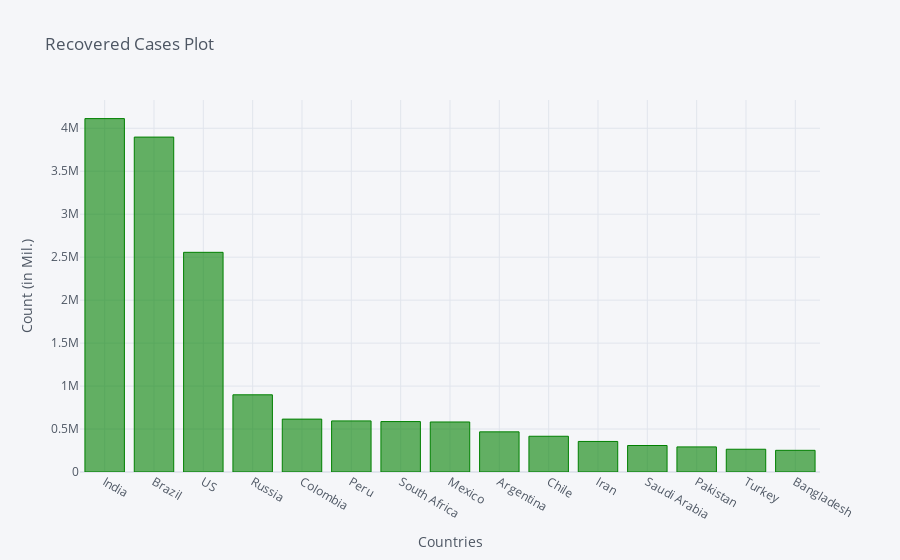

Notebook source saved alongside this figure:
### Code cell
recovered_df2_plot.iplot(kind='bar', x='Country/Region', y='9/18/20',color='green',
                         title='Recovered Cases Plot',xTitle='Countries',yTitle='Count (in Mil.)')

### Figure 1 — Plotly figure (JSON) as saved in the notebook; plotly's stock layout.template omitted (floating-point values rounded to 4 significant figures)
{"data": [{"marker": {"color": "rgba(0, 128, 0, 0.6)", "line": {"color": "rgba(0, 128, 0, 1.0)", "width": 1}}, "name": "9/18/20", "orientation": "v", "text": "", "type": "bar", "x": ["India", "Brazil", "US", "Russia", "Colombia", "Peru", "South Africa", "Mexico", "Argentina", "Chile", "Iran", "Saudi Arabia", "Pakistan", "Turkey", "Bangladesh"], "y": [4112551, 3897539, 2556465, 898420, 615457, 594513, 586844, 582109, 467286, 415981, 355505, 308352, 292044, 264805, 252335]}], "layout": {"legend": {"bgcolor": "#F5F6F9", "font": {"color": "#4D5663"}}, "paper_bgcolor": "#F5F6F9", "plot_bgcolor": "#F5F6F9", "title": {"font": {"color": "#4D5663"}, "text": "Recovered Cases Plot"}, "xaxis": {"gridcolor": "#E1E5ED", "showgrid": true, "tickfont": {"color": "#4D5663"}, "title": {"font": {"color": "#4D5663"}, "text": "Countries"}, "zerolinecolor": "#E1E5ED"}, "yaxis": {"gridcolor": "#E1E5ED", "showgrid": true, "tickfont": {"color": "#4D5663"}, "title": {"font": {"color": "#4D5663"}, "text": "Count (in Mil.)"}, "zerolinecolor": "#E1E5ED"}}}
